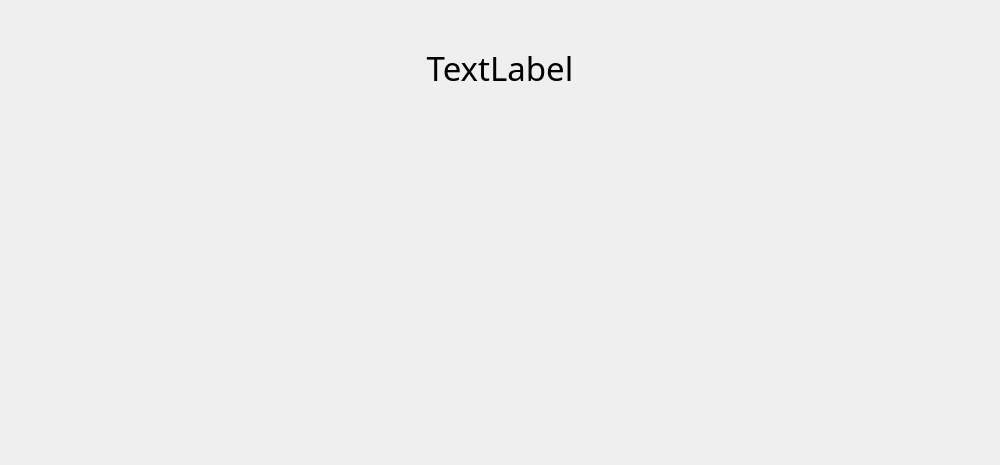
<?xml version="1.0" encoding="UTF-8"?>
<ui version="4.0">
 <class>TemplateWidget</class>
 <widget class="QWidget" name="TemplateWidget">
  <property name="geometry">
   <rect>
    <x>0</x>
    <y>0</y>
    <width>1000</width>
    <height>465</height>
   </rect>
  </property>
  <property name="windowTitle">
   <string>Form</string>
  </property>
  <widget class="QLabel" name="questionTitle">
   <property name="geometry">
    <rect>
     <x>100</x>
     <y>0</y>
     <width>800</width>
     <height>135</height>
    </rect>
   </property>
   <property name="font">
    <font>
     <family>Microsoft JhengHei</family>
     <pointsize>25</pointsize>
    </font>
   </property>
   <property name="text">
    <string>TextLabel</string>
   </property>
   <property name="alignment">
    <set>Qt::AlignmentFlag::AlignCenter</set>
   </property>
   <property name="wordWrap">
    <bool>true</bool>
   </property>
  </widget>
 </widget>
 <resources/>
 <connections/>
</ui>
